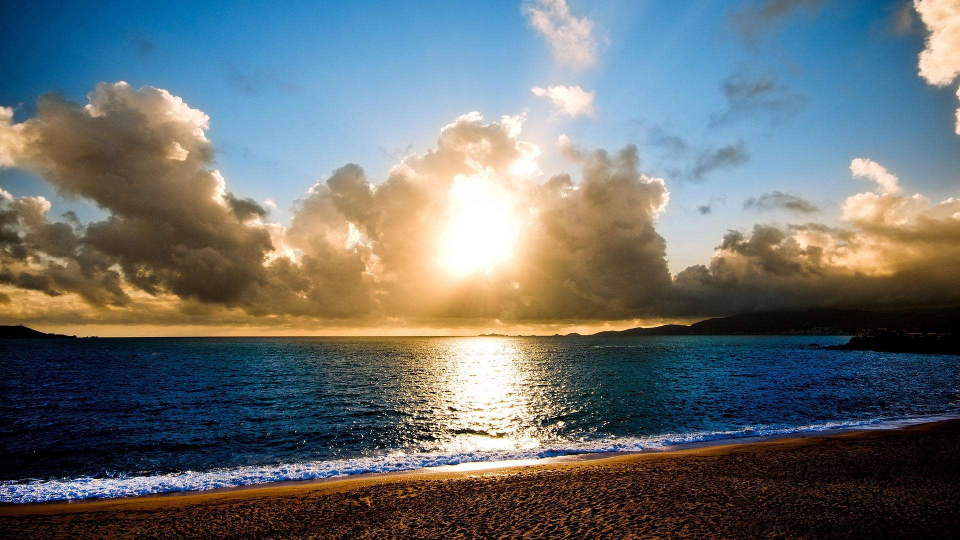
#> input picture 0005/picture/1 (1).jpeg, 1920 x 1080 px (shown at 1/2 size); its folder holds only this picture in this run
$ python main.py   (older library calls are emulated)
#> lines starting #> are read from the running program, lines starting #| are printed output that depends on the picture
import os
import sys
from pathlib import Path
from PIL import Image

pic_path = Path(sys.path[0], "picture")

def repicturesize(picname):
#> called with picname = '1 (1).jpeg'
    change = Image.open(Path(pic_path, picname))
#> change is the input picture: PIL image 1920x1080 RGB; mean R, G, B 105.8, 111.6, 112.6
    w,h = change.size
#> w = 1920; h = 1080
    if w > 640:
        x = w/640.0
#> x = 3
        w = 640
        h = int(h/x)
#> h = 360
    if h>1136:
        x = h/1136.0
        h = 1136
        w = int(w/x)
    change.resize((w,h),Image.ANTIALIAS).save(Path(pic_path, "_" + picname))
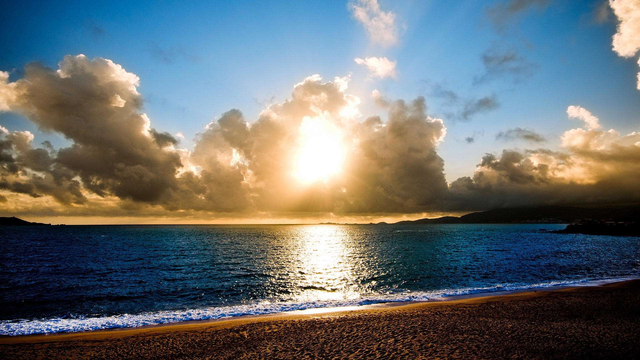
#> saved as _1 (1).jpeg: PIL image 640x360 RGB; mean R, G, B 105.8, 111.6, 112.7
def main():
    for _, _, i in os.walk(pic_path):
        for pic in i:
            repicturesize(pic)
if __name__ == "__main__":
    main()

$ run again, on 0005/picture/1 (2).jpeg
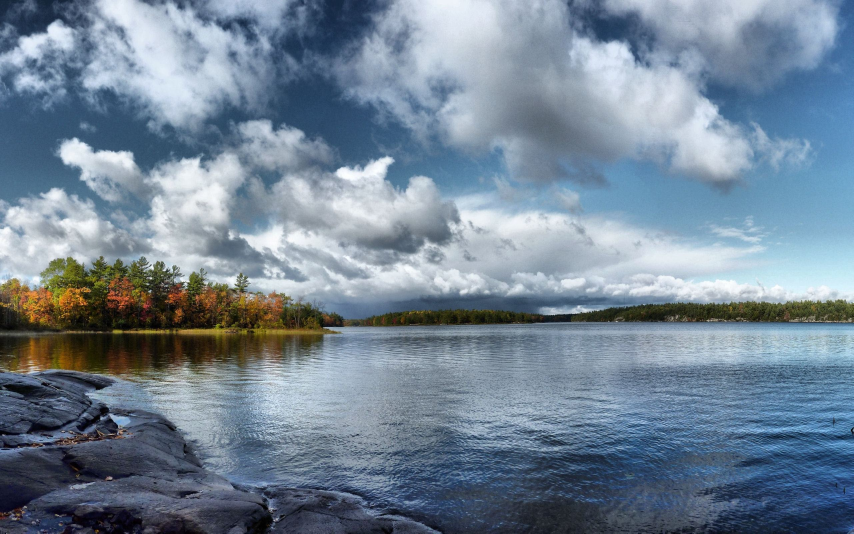
#> input picture 0005/picture/1 (2).jpeg, 2560 x 1600 px (shown at 1/3 size)
#> in repicturesize, change is the input picture: PIL image 2560x1600 RGB; mean R, G, B 115.7, 133, 149.7
#> in repicturesize, `change.resize((w,h),Image.ANTIALIAS).save(Path(pic_path, "_" + picname))`:
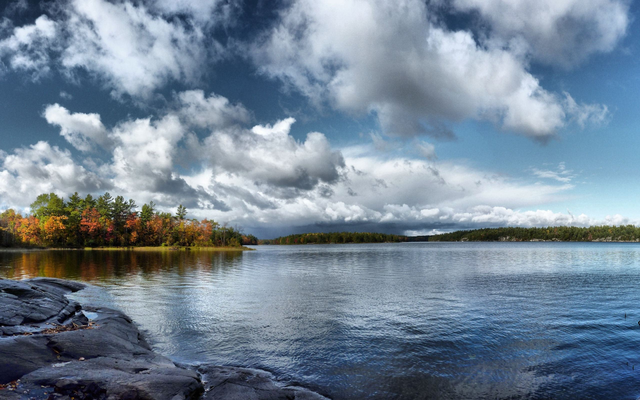
#> saved as _1 (2).jpeg: PIL image 640x400 RGB; mean R, G, B 115.7, 133, 149.7

$ run again, on 0005/picture/1 (3).jpeg
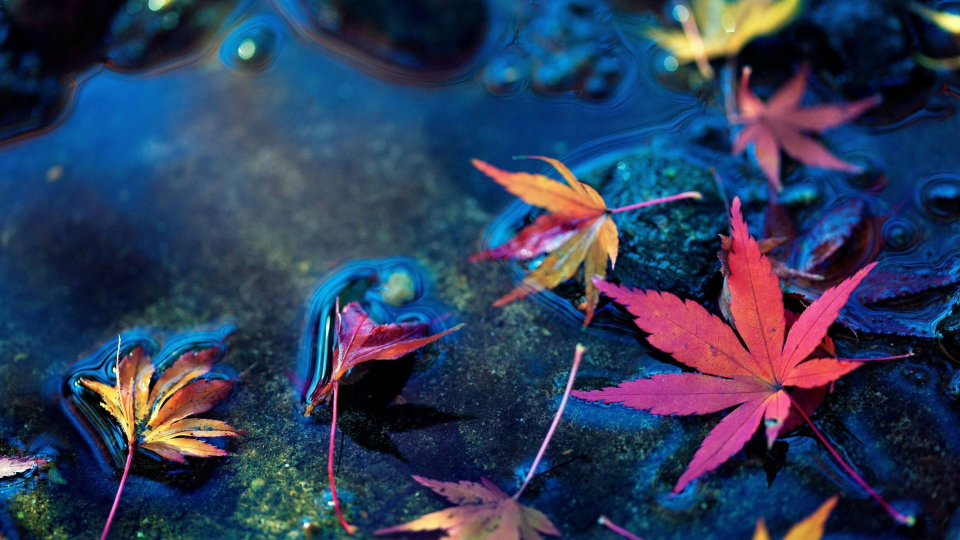
#> input picture 0005/picture/1 (3).jpeg, 1920 x 1080 px (shown at 1/2 size)
#> in repicturesize, change is the input picture: PIL image 1920x1080 RGB; mean R, G, B 46, 60.2, 89.1
#> in repicturesize, `change.resize((w,h),Image.ANTIALIAS).save(Path(pic_path, "_" + picname))`:
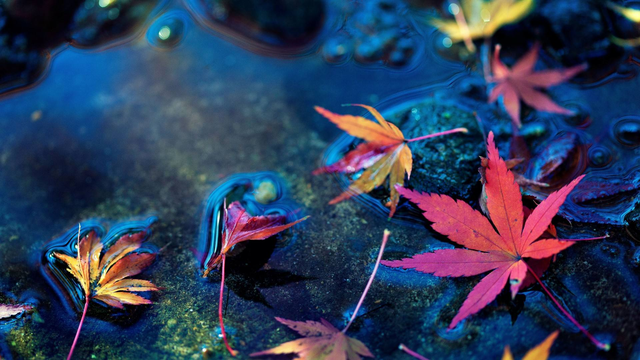
#> saved as _1 (3).jpeg: PIL image 640x360 RGB; mean R, G, B 46, 60.2, 89.1

$ run again, on 0005/picture/1 (4).jpeg
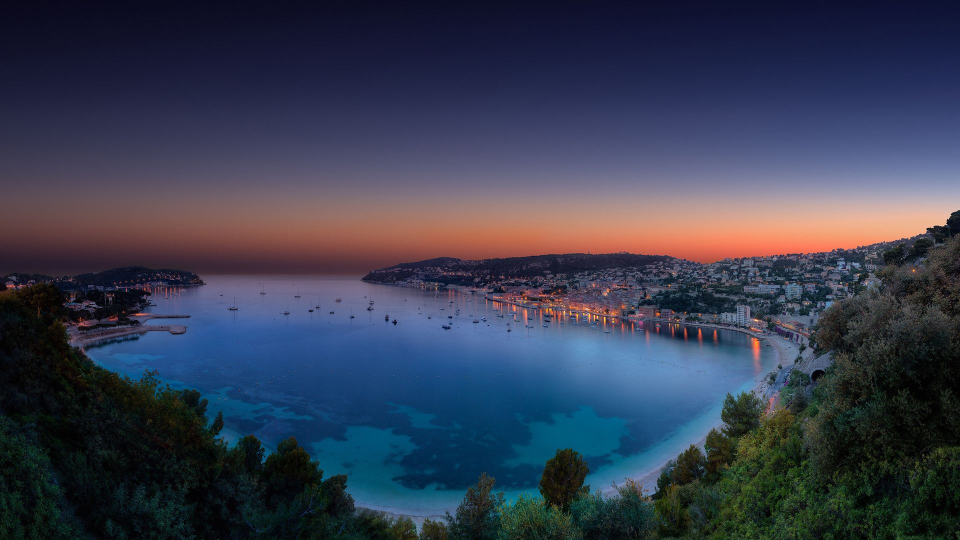
#> input picture 0005/picture/1 (4).jpeg, 1920 x 1080 px (shown at 1/2 size)
#> in repicturesize, change is the input picture: PIL image 1920x1080 RGB; mean R, G, B 55.2, 60.9, 79.9
#> in repicturesize, `change.resize((w,h),Image.ANTIALIAS).save(Path(pic_path, "_" + picname))`:
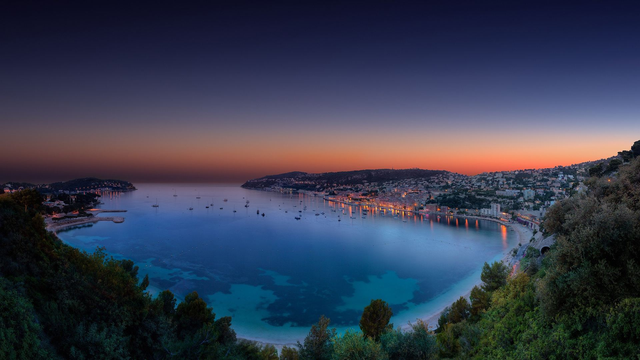
#> saved as _1 (4).jpeg: PIL image 640x360 RGB; mean R, G, B 55.2, 60.9, 79.9
